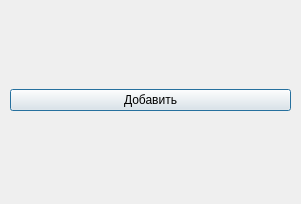
<?xml version="1.0" encoding="UTF-8"?>
<ui version="4.0">
 <class>ActionWithHall</class>
 <widget class="QDialog" name="ActionWithHall">
  <property name="geometry">
   <rect>
    <x>0</x>
    <y>0</y>
    <width>301</width>
    <height>204</height>
   </rect>
  </property>
  <property name="windowTitle">
   <string>Dialog</string>
  </property>
  <widget class="QWidget" name="verticalLayoutWidget">
   <property name="geometry">
    <rect>
     <x>10</x>
     <y>10</y>
     <width>281</width>
     <height>181</height>
    </rect>
   </property>
   <layout class="QVBoxLayout" name="verticalLayout">
    <item>
     <widget class="QPushButton" name="pushButton">
      <property name="text">
       <string>Добавить</string>
      </property>
     </widget>
    </item>
   </layout>
  </widget>
 </widget>
 <resources/>
 <connections/>
</ui>
